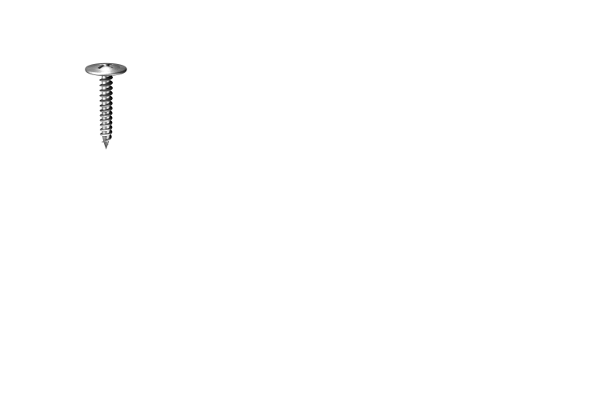
#> input picture Class8-10-geometric-transformations/Figuras/screw_u8.bmp, 600 x 400 px
$ python homogen_inv.py
#> lines starting #> are read from the running program, lines starting #| are printed output that depends on the picture
import cv2
import matplotlib.pyplot as plt
import numpy as np

img_original = cv2.imread("Figuras/screw_u8.bmp", cv2.IMREAD_GRAYSCALE)
#> img_original is the input picture: shape (400, 600); min 0, max 255, mean 254.4

(h, w) = img_original.shape
#> h = 400; w = 600

img_original = img_original.astype("int32")
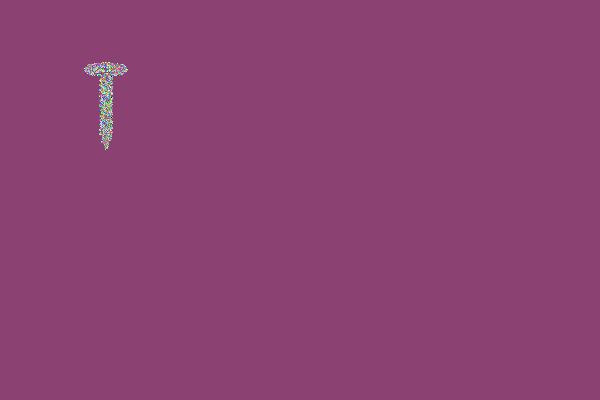
#> img_original: shape (400, 600) int32; 249 distinct labels, from 0 to 255; one colour per label, 0 black


# scape
scale = np.array([[2, 0, 0],
                  [0, 2, 0],
                  [0, 0, 1]])
trans = np.array([[1, 0, 200],
                  [0, 1, 100],
                  [0, 0,  1]])
alpha = np.pi/6
rot_trans = np.array([[np.cos(alpha), -np.sin(alpha), 200],
                      [np.sin(alpha),  np.cos(alpha), 100],
                      [     0,              0,         1]])

# Uses the inverse of the transformation matrix to fill the final image
def fill_before(w, h, matrix, img): # Fill the pixel before
#> called with w = 600, h = 400, matrix = array of shape (3, 3)
    img_final = np.ones((h, w), dtype="int32")*255
    for u in range(w):
        for v in range(h):
            after = np.array([u, v, 1])
            # after = np.array([u, w])
            x, y, _ = np.matmul(np.linalg.inv(matrix), after)
            x = int(x)
            y = int(y)
            if x < w and y < h:
                img_final[v, u] = img[y, x]
            else:
                pass
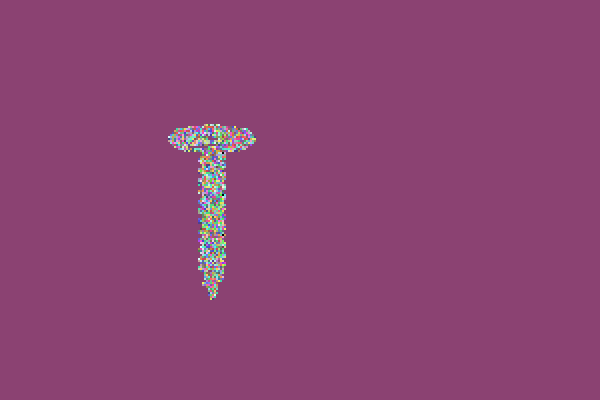
#> img_final: shape (400, 600) int32; 249 distinct labels, from 0 to 255; one colour per label, 0 black
    return img_final


img = fill_before(w, h, scale, img_original)

# Display the pattern
plt.imshow(img.astype("uint8"), cmap="gray")
plt.show()
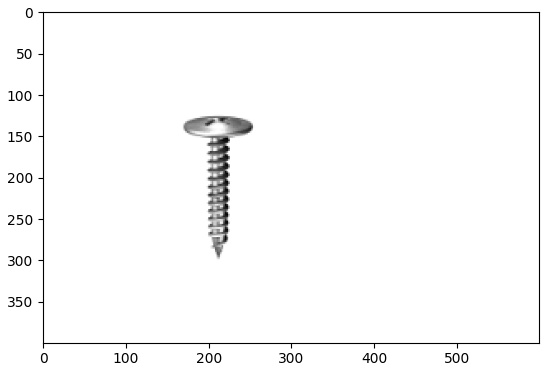
#> figure drawn by matplotlib, 1 panel
